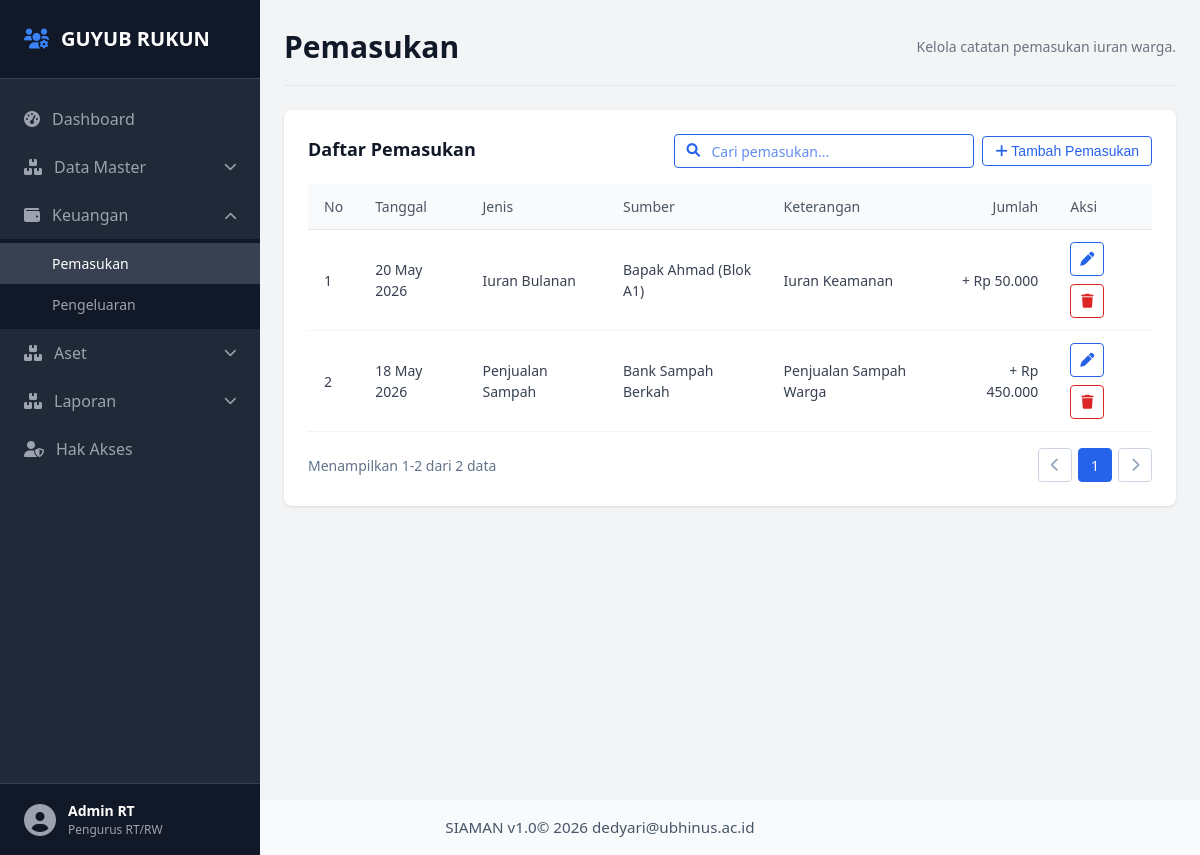
/pemasukan.php, run on the app's committed database.
### tables this page shows
CREATE TABLE IF NOT EXISTS transaksi (
    id INT AUTO_INCREMENT PRIMARY KEY,
    tanggal DATE NOT NULL,
    tipe ENUM('Pemasukan', 'Pengeluaran') NOT NULL,
    jenis_transaksi_id INT NULL,
    sumber VARCHAR(160) NOT NULL,
    keterangan TEXT,
    jumlah DECIMAL(14,2) NOT NULL,
    created_at TIMESTAMP DEFAULT CURRENT_TIMESTAMP,
    CONSTRAINT fk_transaksi_jenis FOREIGN KEY (jenis_transaksi_id) REFERENCES jenis_transaksi(id) ON DELETE SET NULL
);

CREATE TABLE IF NOT EXISTS jenis_transaksi (
    id INT AUTO_INCREMENT PRIMARY KEY,
    tipe ENUM('Pemasukan', 'Pengeluaran') NOT NULL,
    nama VARCHAR(120) NOT NULL,
    deskripsi TEXT,
    created_at TIMESTAMP DEFAULT CURRENT_TIMESTAMP
);

### inc/db.php (called while the page is built, shortened)
<?php
try {
    $dbAvailable = true;
} catch (PDOException $exception) {
    $dbError = $exception->getMessage();
}
?>

### inc/data.php (called while the page is built, shortened)
<?php
require_once __DIR__ . '/db.php';
function formatDataRupiah($value) {
    return 'Rp ' . number_format((int) $value, 0, ',', '.');
}
function dbFetchAll($sql) {
    global $pdo, $dbAvailable;
    return $pdo->query($sql)->fetchAll();
}
if ($dbAvailable) {
    $dbTransactions = dbFetchAll('SELECT t.id, t.tanggal, t.tipe AS jenis, jt.nama AS kategori, t.sumber, t.keterangan, t.jumlah FROM transaksi t LEFT JOIN jenis_transaksi jt ON jt.id = t.jenis_transaksi_id ORDER BY t.tanggal DESC, t.id DESC');
    if ($dbTransactions) {
        $transactions = array_map(function ($row) {
            $isPemasukan = $row['jenis'] === 'Pemasukan';
            return [
                'id' => $row['id'],
                'tanggal' => date('d M Y', strtotime($row['tanggal'])),
                'jenis' => $row['jenis'],
                'kategori' => $row['kategori'] ?: $row['jenis'],
                'label' => $isPemasukan ? 'badge-pemasukan' : 'badge-pengeluaran',
                'sumber' => $row['sumber'],
                'keterangan' => $row['keterangan'],
                'jumlah' => ($isPemasukan ? '+ ' : '- ') . formatDataRupiah(abs($row['jumlah'])),
                'class' => $isPemasukan ? 'text-success' : 'text-danger',
            ];
        }, $dbTransactions);
    }
}
?>

### pemasukan.php (the view, shortened to what this page needs)
<?php
include 'inc/data.php';
include 'inc/header.php';
?>
<header class="dashboard-header">
    <h1>Pemasukan</h1>
    <div class="periode-aktif">
        Kelola catatan pemasukan iuran warga.
    </div>
</header>
<section class="details-box transaksi-box">
    <div class="transaksi-header">
        <h2>Daftar Pemasukan</h2>
        <div class="header-actions">
            <label class="table-search" for="pemasukanSearch">
                <input type="search" id="pemasukanSearch" placeholder="Cari pemasukan..." aria-label="Cari data pemasukan">
            </label>
            <button class="btn-filter" id="btnTambahPemasukan" onclick="openPemasukanModal()">
                <i class="fas fa-plus"></i> Tambah Pemasukan
            </button>
        </div>
    </div>
    <div class="table-responsive">
        <table class="data-table">
            <thead>
                <tr>
                    <th>No</th>
                    <th>Tanggal</th>
                    <th>Jenis</th>
                    <th>Sumber</th>
                    <th>Keterangan</th>
                    <th class="text-right">Jumlah</th>
                    <th>Aksi</th>
                </tr>
            </thead>
            <tbody id="pemasukanRows">
                <?php
                $no = 1;
                foreach ($transactions as $t) {
                    if (strtolower($t['jenis']) !== 'pemasukan') continue;
                    echo '<tr data-id="' . htmlspecialchars($t['id'] ?? '', ENT_QUOTES, 'UTF-8') . '">';
                    echo '<td>' . $no++ . '</td>';
                    echo '<td>' . htmlspecialchars($t['tanggal'], ENT_QUOTES, 'UTF-8') . '</td>';
                    echo '<td>' . htmlspecialchars($t['kategori'] ?? $t['jenis'], ENT_QUOTES, 'UTF-8') . '</td>';
                    echo '<td>' . htmlspecialchars($t['sumber'], ENT_QUOTES, 'UTF-8') . '</td>';
                    echo '<td>' . htmlspecialchars($t['keterangan'], ENT_QUOTES, 'UTF-8') . '</td>';
                    echo '<td class="text-right ' . htmlspecialchars($t['class'], ENT_QUOTES, 'UTF-8') . '">' . htmlspecialchars($t['jumlah'], ENT_QUOTES, 'UTF-8') . '</td>';
                    echo '<td>';
                    echo '<div class="action-buttons">';
                    echo '<button class="btn-filter btn-icon" type="button" onclick="editPemasukan(this)" title="Edit" aria-label="Edit"><i class="fas fa-pen"></i></button>';
                    echo '<button class="btn-filter btn-icon btn-danger" type="button" onclick="deletePemasukan(this)" title="Hapus" aria-label="Hapus"><i class="fas fa-trash"></i></button>';
                    echo '</div>';
                    echo '</td>';
                    echo '</tr>';
                }
                ?>
            </tbody>
        </table>
    </div>
    <div class="table-pagination" id="pemasukanPagination" aria-label="Navigasi halaman data pemasukan"></div>
</section>
<?php include 'inc/footer.php'; ?>

### css/style.css (style rules this page uses)
* { margin: 0; padding: 0; box-sizing: border-box; }
body { font-family: 'Segoe UI', Tahoma, Geneva, Verdana, sans-serif; background-color: #f3f4f6; color: #1f2937; line-height: 1.5; }
.dashboard-header { display: flex; justify-content: space-between; align-items: center; border-bottom: 1px solid #e5e7eb; padding-bottom: 16px; margin-bottom: 24px; }
.dashboard-header h1 { font-size: 1.875rem; font-weight: 700; color: #111827; }
.periode-aktif { font-size: 0.875rem; color: #6b7280; }
.details-box { background-color: #ffffff; border-radius: 8px; box-shadow: 0 1px 3px rgba(0, 0, 0, 0.1); padding: 24px; }
.details-box h2 { font-size: 1.125rem; font-weight: 700; color: #111827; margin-bottom: 4px; }
.transaksi-header { display: flex; justify-content: space-between; align-items: center; gap: 16px; margin-bottom: 16px; }
.header-actions { display: flex; align-items: center; justify-content: flex-end; gap: 8px; }
.table-search { position: relative; display: flex; align-items: center; width: min(300px, 42vw); }
.table-search input { width: 100%; height: 34px; padding: 6px 12px 6px 36px; border: 1px solid #2563eb; border-radius: 4px; font-family: inherit; font-size: 0.875rem; color: #2563eb; background-color: #ffffff; transition: all 0.2s; }
.table-search input::placeholder { color: #2563eb; opacity: 0.72; }
.btn-filter { background: none; border: 1px solid #2563eb; color: #2563eb; padding: 6px 12px; border-radius: 4px; font-size: 0.875rem; cursor: pointer; transition: all 0.2s; }
.table-responsive { width: 100%; overflow-x: auto; }
.data-table { width: 100%; border-collapse: collapse; text-align: left; font-size: 0.875rem; }
.data-table th { background-color: #f9fafb; color: #4b5563; padding: 12px 16px; font-weight: 500; border-bottom: 1px solid #e5e7eb; }
.data-table td { padding: 12px 16px; border-bottom: 1px solid #f3f4f6; color: #374151; }
.table-pagination { display: flex; align-items: center; justify-content: space-between; gap: 16px; margin-top: 16px; }
.text-right { text-align: right; }
.text-success { color: #10b981; font-weight: 500; }
.action-buttons { display: flex; flex-wrap: wrap; gap: 8px; }
.btn-icon { width: 34px; height: 34px; display: inline-flex; align-items: center; justify-content: center; padding: 0; }
.btn-danger { border-color: #dc2626; color: #dc2626; }

### data on the page
transaksi: tanggal "20 May 2026", jenis_transaksi.nama "Iuran Bulanan", sumber "Bapak Ahmad (Blok A1)", keterangan "Iuran Keamanan", jumlah "+ Rp 50.000"
transaksi: tanggal "18 May 2026", jenis_transaksi.nama "Penjualan Sampah", sumber "Bank Sampah Berkah", keterangan "Penjualan Sampah Warga", jumlah "+ Rp 450.000"
